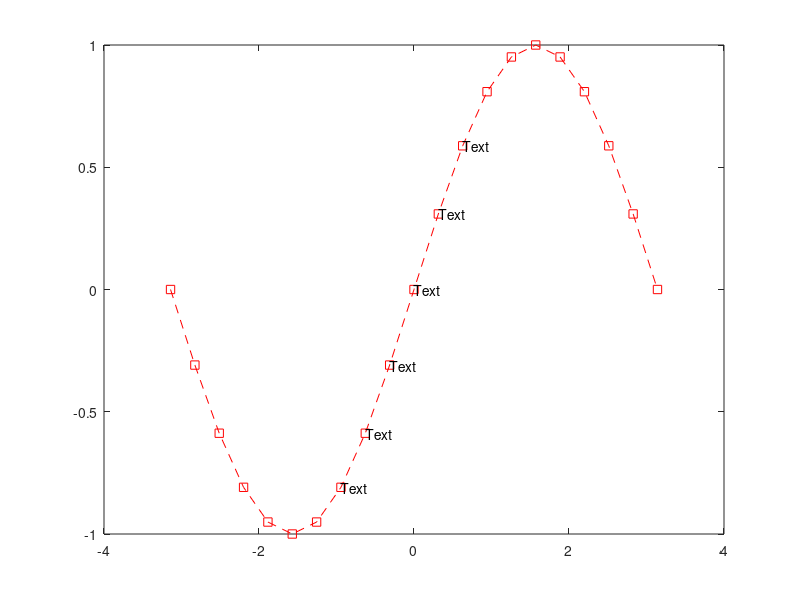

This chart was generated by the following MATLAB code: (Note: this script raises an error after producing the figure.)

x = -pi:pi/10:pi;
y = sin(x);
fig = figure('Name', 'Sample graph');
plot(x, y, '--rs');
% Label some points
for i=8:size(x,2)-8
text(x(i), y(i), 'Text');
end

% PLOTLY 
response = fig2plotly(fig,'name','matlab_text_chart_basic');
plotly_url = response.url;
